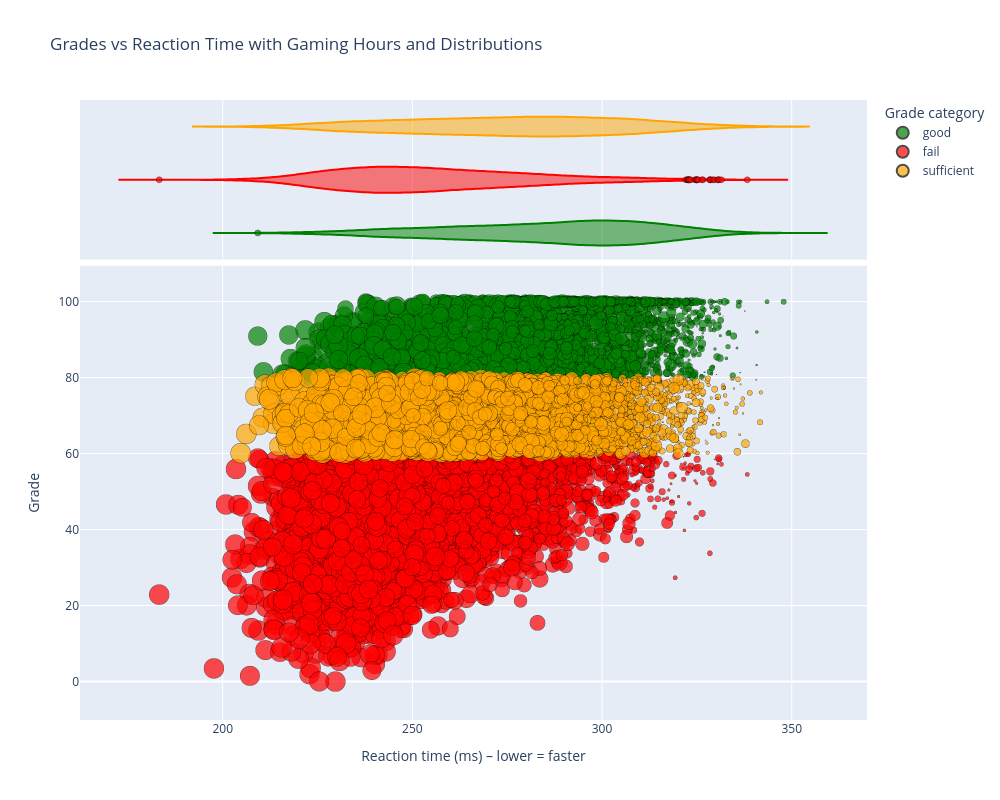

Notebook cell for this chart:
### Code cell
#| class: col-page-right

%run plots/gaming_response_time.ipynb

### Figure 1 — Plotly figure (JSON) as saved in the notebook; plotly's stock layout.template omitted (floating-point values rounded to 4 significant figures; data arrays with more than 128 entries replaced by an {"elided": "..."} marker saying what was removed)
{"data": [{"customdata": {"elided": "2317x3 mixed values"}, "hovertemplate": "Grade category =%{customdata[2]}<br>Reaction time (ms) =%{x}<br>Grade =%{y}<br>Gaming hours/week =%{customdata[0]}<br>Study hours/week =%{customdata[1]}<extra></extra>", "legendgroup": "good", "marker": {"color": "green", "line": {"color": "black", "width": 0.5}, "opacity": 0.7, "size": {"elided": "2317 float values"}, "sizemode": "area", "sizeref": 0.02, "symbol": "circle"}, "mode": "markers", "name": "good", "showlegend": true, "type": "scattergl", "x": {"elided": "2317 float values"}, "xaxis": "x", "y": {"elided": "2317 float values"}, "yaxis": "y"}, {"alignmentgroup": "True", "customdata": {"elided": "2317x3 mixed values"}, "hovertemplate": "Grade category =%{customdata[2]}<br>Reaction time (ms) =%{x}<br>Gaming hours/week =%{customdata[0]}<br>Study hours/week =%{customdata[1]}<extra></extra>", "legendgroup": "good", "marker": {"color": "green", "line": {"color": "black", "width": 0.5}, "opacity": 0.7, "symbol": "circle"}, "name": "good", "offsetgroup": "good", "scalegroup": "x", "showlegend": false, "type": "violin", "x": {"elided": "2317 float values"}, "xaxis": "x2", "yaxis": "y2"}, {"customdata": {"elided": "3131x3 mixed values"}, "hovertemplate": "Grade category =%{customdata[2]}<br>Reaction time (ms) =%{x}<br>Grade =%{y}<br>Gaming hours/week =%{customdata[0]}<br>Study hours/week =%{customdata[1]}<extra></extra>", "legendgroup": "fail", "marker": {"color": "red", "line": {"color": "black", "width": 0.5}, "opacity": 0.7, "size": {"elided": "3131 float values"}, "sizemode": "area", "sizeref": 0.02, "symbol": "circle"}, "mode": "markers", "name": "fail", "showlegend": true, "type": "scattergl", "x": {"elided": "3131 float values"}, "xaxis": "x", "y": {"elided": "3131 float values"}, "yaxis": "y"}, {"alignmentgroup": "True", "customdata": {"elided": "3131x3 mixed values"}, "hovertemplate": "Grade category =%{customdata[2]}<br>Reaction time (ms) =%{x}<br>Gaming hours/week =%{customdata[0]}<br>Study hours/week =%{customdata[1]}<extra></extra>", "legendgroup": "fail", "marker": {"color": "red", "line": {"color": "black", "width": 0.5}, "opacity": 0.7, "symbol": "circle"}, "name": "fail", "offsetgroup": "fail", "scalegroup": "x", "showlegend": false, "type": "violin", "x": {"elided": "3131 float values"}, "xaxis": "x2", "yaxis": "y2"}, {"customdata": {"elided": "2418x3 mixed values"}, "hovertemplate": "Grade category =%{customdata[2]}<br>Reaction time (ms) =%{x}<br>Grade =%{y}<br>Gaming hours/week =%{customdata[0]}<br>Study hours/week =%{customdata[1]}<extra></extra>", "legendgroup": "sufficient", "marker": {"color": "orange", "line": {"color": "black", "width": 0.5}, "opacity": 0.7, "size": {"elided": "2418 float values"}, "sizemode": "area", "sizeref": 0.02, "symbol": "circle"}, "mode": "markers", "name": "sufficient", "showlegend": true, "type": "scattergl", "x": {"elided": "2418 float values"}, "xaxis": "x", "y": {"elided": "2418 float values"}, "yaxis": "y"}, {"alignmentgroup": "True", "customdata": {"elided": "2418x3 mixed values"}, "hovertemplate": "Grade category =%{customdata[2]}<br>Reaction time (ms) =%{x}<br>Gaming hours/week =%{customdata[0]}<br>Study hours/week =%{customdata[1]}<extra></extra>", "legendgroup": "sufficient", "marker": {"color": "orange", "line": {"color": "black", "width": 0.5}, "opacity": 0.7, "symbol": "circle"}, "name": "sufficient", "offsetgroup": "sufficient", "scalegroup": "x", "showlegend": false, "type": "violin", "x": {"elided": "2418 float values"}, "xaxis": "x2", "yaxis": "y2"}], "layout": {"height": 800, "legend": {"itemsizing": "constant", "title": {"text": "Grade category"}, "tracegroupgap": 0}, "title": {"text": "Grades vs Reaction Time with Gaming Hours and Distributions"}, "width": 1000, "xaxis": {"anchor": "y", "domain": [0, 1], "title": {"text": "Reaction time (ms) – lower = faster"}}, "xaxis2": {"anchor": "y2", "domain": [0, 1], "matches": "x", "showgrid": true, "showticklabels": false}, "yaxis": {"anchor": "x", "domain": [0, 0.7326], "title": {"text": "Grade"}}, "yaxis2": {"anchor": "x2", "domain": [0.7426, 1], "matches": "y2", "showgrid": false, "showline": false, "showticklabels": false, "ticks": ""}}}
